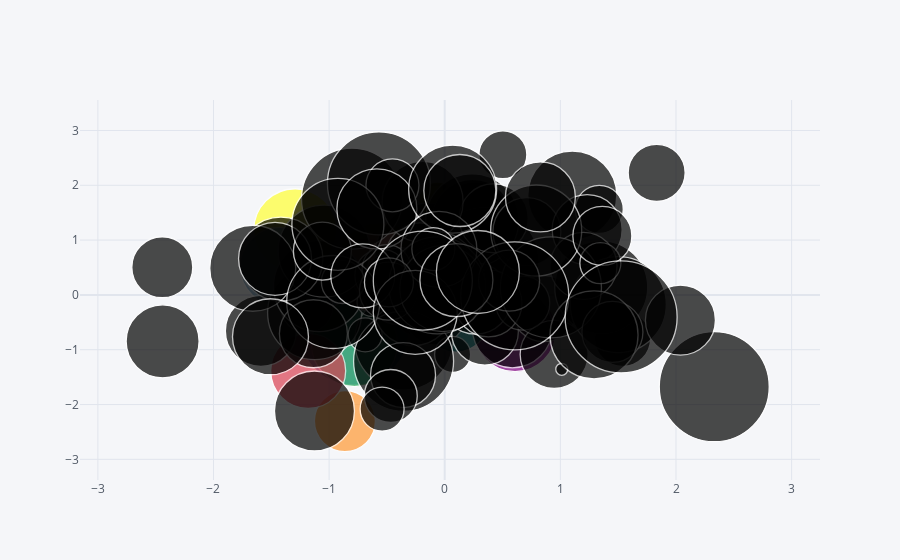

The notebook cell this image was saved under:
### Code cell
df.iplot(kind = 'bubble', x='A', y='B', size='C')
